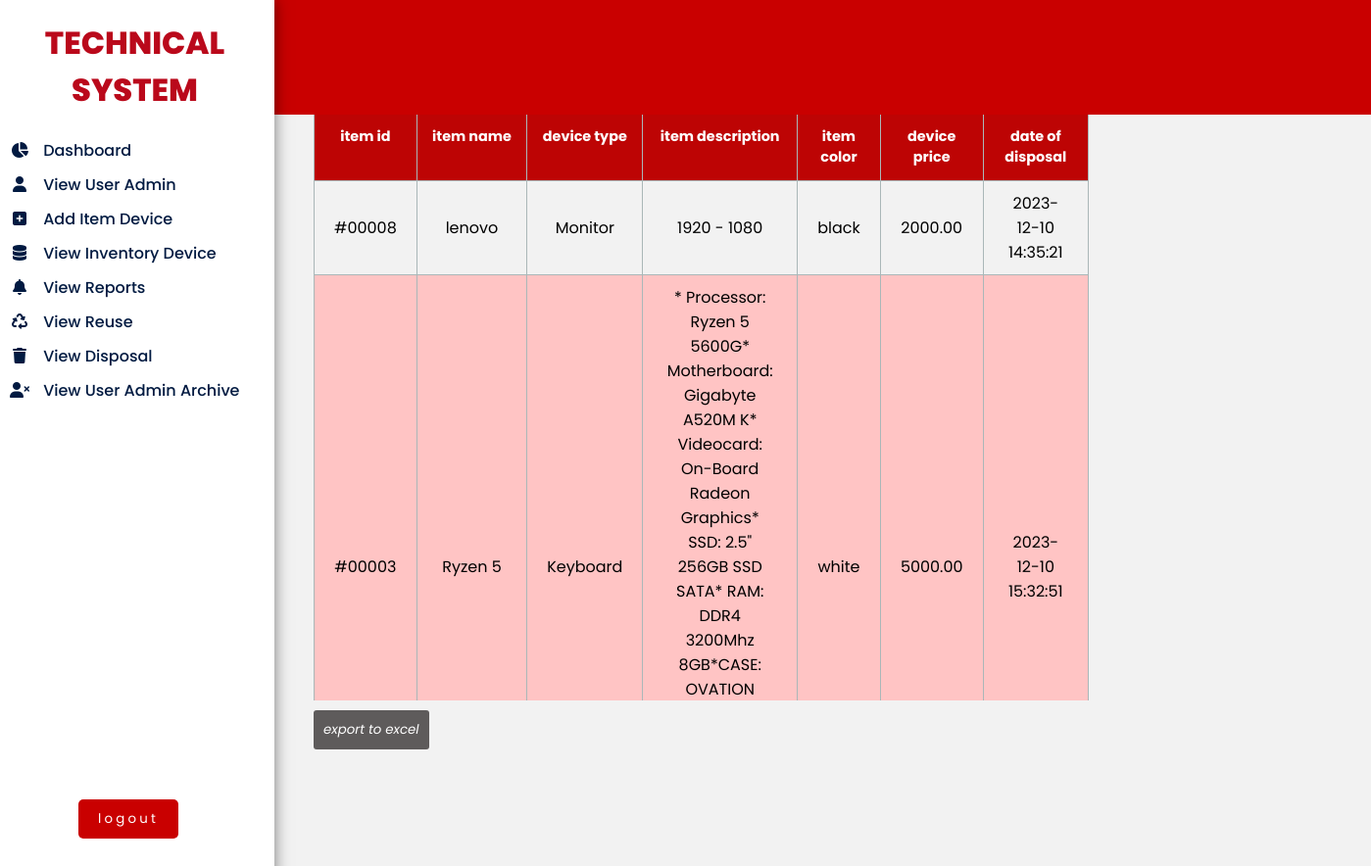
The app's page /viewdisposal.php (signed in) with its own data.
### tables this page shows
CREATE TABLE `disposal` (
  `id` int(11) NOT NULL,
  `item_id` varchar(6) NOT NULL,
  `itemname` varchar(50) NOT NULL,
  `item_type` varchar(30) NOT NULL,
  `itemdescription` varchar(300) NOT NULL,
  `item_color` varchar(25) NOT NULL,
  `itemprice` decimal(6,2) NOT NULL,
  `currentdate` timestamp NOT NULL DEFAULT current_timestamp() ON UPDATE current_timestamp()
);

### viewdisposal.php (the view, shortened to what this page needs)
<?php
include "technicalinventory.php";
?>
<!DOCTYPE html>
<html>
<head>
	<link rel="stylesheet" href="https://cdnjs.cloudflare.com/ajax/libs/font-awesome/6.5.1/css/all.min.css" />
</head>
<body>
	<div class="head">
		 <a href="#"><img src="cclogo2.png"  class="cclogo"></a>
	</div>
	<label>
		<div class="slide">
			<h1>TECHNICAL SYSTEM</h1>
			<ul>
				<li>
					<a href="admin.php"  class="<?php if($page == "admin.php"){echo "nav-link active";}else{echo "nav-link";} ?>" >
						<i class="fa fa-pie-chart"></i> dashboard
					</a>
				</li>
				<li>
					<a href="viewuseradmin.php" class="<?php if($page == "viewuseradmin.php"){echo "nav-link active";}else{echo "nav-link";} ?>"><i class="fa fa-user">
					</i> view user admin
					</a>
				</li>
				<li>
					<a href="AddDeviceItem.php" class="<?php if($page == "AddDeviceItem.php"){echo "nav-link active";}else{echo "nav-link";} ?>"><i class="fa fa-plus-square">
					</i> add item device
					</a>
				</li>
				<li>
					<a href="viewinventory.php" class="<?php if($page == "viewinventory.php"){echo "nav-link active";}else{echo "nav-link";} ?>"><i class="fas fa-database"></i></i> view inventory Device
					</a>
				</li>
				<li>
					<a href="viewreports.php" class="<?php if($page == "viewreports.php"){echo "nav-link active";}else{echo "nav-link";} ?>"><i class="fas fa-bell"></i> view reports
					</a></li>
				<li>
					<a href="viewreuse.php"><i class="fa fa-recycle"></i> view Reuse
					</a>
				</li>
				<li>
					<a href="viewdisposal.php"><i class="fas fa-trash"></i> view Disposal
					</a>
				</li>
				<li>
					<a href="viewuseradminarchive.php"><i class="fa fa-user-times"></i> view user admin archive
					</a>
				</li>
			</ul>
			<div class="logout_container">
			<form action="#" method="post">
				<input type="submit" class='logout_btn' name="logout" value="logout">
			</form>
			</div>
		</div>
	</label>
	<?php
	$query = mysqli_query($con, "SELECT * FROM disposal");
			$header	= array('item id','item name','device type','item description','item color','device price','date of disposal');
	echo "<div class='container'>";
		echo "<div class='tb_container'>";
			echo "<h2>Disposal Item Record</h2>";
			echo "<table class='tbl'>";
			echo "<thead>";
			echo "<tr>";
			foreach ($header as $head) {
				echo "<th class='color'>$head</th>";
			}
			echo "</tr>";
			echo "</thead>";
				echo "<tbody>";
			while ($list = mysqli_fetch_array($query)) {
				echo "<tr algin='center'>";
				echo "<td>{$list['item_id']}</td>";
				echo "<td>{$list['itemname']}</td>";
				echo "<td>{$list['item_type']}</td>";
				echo "<td>{$list['itemdescription']}</td>";
				echo "<td>{$list['item_color']}</td>";
				echo "<td>{$list['itemprice']}</td>";
				echo "<td>{$list['currentdate']}</td>";
				echo "</tr>";
			}
				echo "</tbody>";
			echo "</table>";
			echo "<button class='export'><a href='exportdisposal.php' class='excels'><i class=dwn><i>export to excel</a></button>";
		echo "</div>";
	echo "</div>";
	?>
</body>
</html>

### adminstyle.php (style rules this page uses)
* { padding: 0; margin: 0; font-family: 'poppins', sans-serif; }
body { background-color: #f2f2f2; display: flex; }
.head { padding-bottom: 1%; color: #fff; background-color: rgba(201, 0, 0, 1.0); width: 100%; height: 6%; position: absolute; }
.slide { height: 100%; width: 280px; position: absolute; display: ; background-color: #fff; transition: 0.5s ease; margin: 0; box-shadow: 0 0 15px rgba(0, 0, 0, 0.5); }
h1 { color: #ba091b; font-weight: 800; text-align: center; padding: 20px 0; padding-left: 25px; padding-right: 30px; pointer-events: none; }
ul li { list-style: none; }
ul li a { color: #011a41; font-weight: 500; padding: 5px 0; display: block; text-transform: capitalize; text-decoration: none; transition: 0.2s ease-out; }
ul li a i { width: 40px; text-align: center; }
.logout_container { padding: 25rem 5rem; }
.logout_btn { background-color: #c90000; color: #fff; border: none; border-radius: 5px; padding: 10px 20px 10px 20px; letter-spacing: 0.2rem; cursor: pointer; transition: 0.3s; }
.tb_container { margin-left: 20em; margin-right: 18em; margin-top: 5em; }
.tbl { width: 100%; border-collapse: collapse; }
.tbl thead { background: #bd0404; color: #fff; }
.tbl thead tr th { font-size: 0.9rem; padding: 0.8rem; vertical-align: top; border: 1px solid #aab7b8; }
.tbl tbody tr td { padding: 10px 20px; font-size: 1rem; font-weight: normal; text-align: center; border: 1px solid #aab7b8; }
.tbl tr:nth-child(even) { background: #ffc4c4; }
.tbl { max-height: 600px; overflow-y: scroll; display: block; }
.export { margin-top: 10px; padding: 10px; background: #5e5b5b; color: #fff; border: none; text-decoration: none; border-radius: 3px; cursor: pointer; transition: 0.5s; }
.excels { text-decoration: none; color: #fff; }

### records on screen
disposal: item "#00008", itemname "lenovo", item_type "Monitor", itemdescription "1920 - 1080", item_color "black", itemprice "2000.00", currentdate "2023-12-10 14:35:21"
disposal: item "#00003", itemname "Ryzen 5", item_type "Keyboard", itemdescription "* Processor: Ryzen 5 5600G* Motherboard: Gigabyte A520M K* Videocard: On-Board Radeon Graphics* SSD: 2.5\" 256GB SSD SATA* RAM: DDR4 3200Mhz 8GB*CASE: OVATION…", item_color "white", itemprice "5000.00", currentdate "2023-12-10 15:32:51"

### other values on screen
$head "item id"
$head "item name"
$head "device type"
$head "item description"
$head "item color"
$head "device price"
$head "date of disposal"
